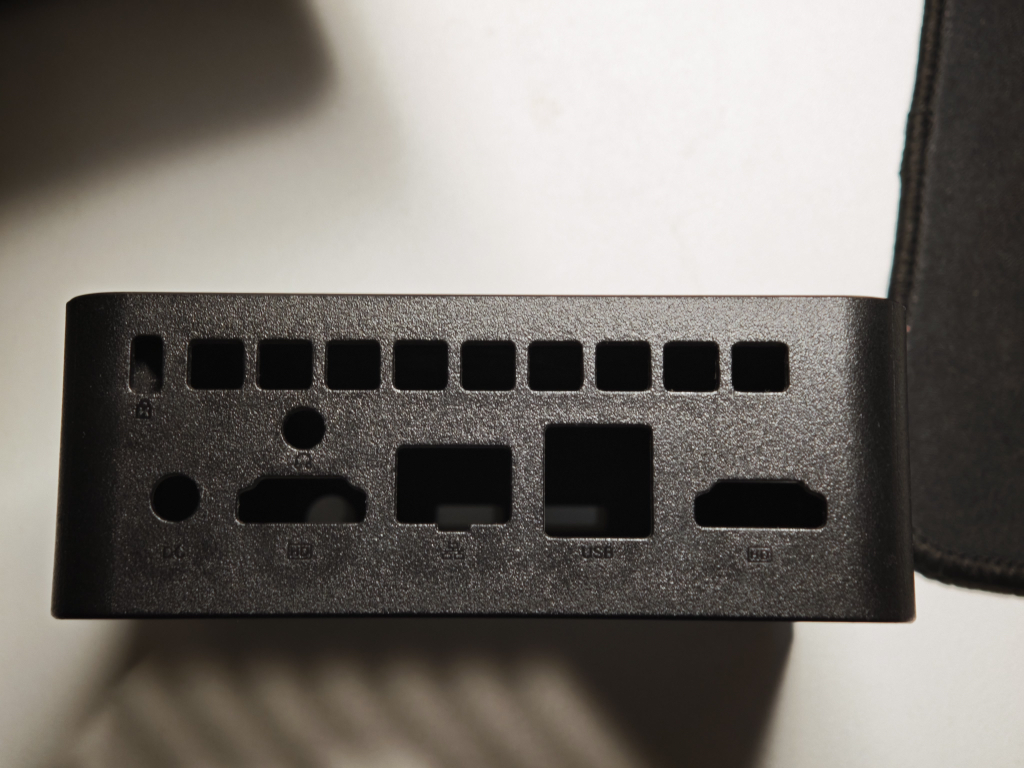
#> input picture pics/机箱盒子04.jpg, 4096 x 3072 px (shown at 1/4 size)
$ python calibrate_photos.py
#> lines starting #> are read from the running program, lines starting #| are printed output that depends on the picture
#!/usr/bin/env python3
"""Create review evidence for the original case's 04 and 06 panels.

This script intentionally does one job. It traces the original case photo in
its own image plane. It does not mix motherboard-side coordinates, PCB datums,
or independently generated CAD geometry into the photograph.
"""

from __future__ import annotations

import copy
import json
import math
import sys
from pathlib import Path

from PIL import Image, ImageDraw, ImageFont, ImageOps


ROOT = Path(__file__).resolve().parents[1]
SRC = ROOT / "src"
if str(SRC) not in sys.path:
    sys.path.insert(0, str(SRC))

from n305_photo_reference import (  # noqa: E402
    CASE_04_CROP_PX,
    CASE_04_PHOTO_TRACES,
    CASE_04_SOURCE,
    CASE_06_CROP_PX,
    CASE_06_PHOTO_TRACES,
    CASE_06_SOURCE,
)


OUT_DIR = ROOT / "previews" / "calibration"
DATA_PATH = ROOT / "docs" / "photo-calibration.json"
OUT_DIR.mkdir(parents=True, exist_ok=True)


def font(size: int = 18, bold: bool = False) -> ImageFont.FreeTypeFont | ImageFont.ImageFont:
    filename = "DejaVuSans-Bold.ttf" if bold else "DejaVuSans.ttf"
    try:
        return ImageFont.truetype(filename, size)
    except OSError:
        return ImageFont.load_default()


LABEL_FONT = font(18)
NOTICE_FONT = font(22, bold=True)


def label(
    draw: ImageDraw.ImageDraw,
    xy: tuple[int, int],
    text: str,
    color: tuple[int, int, int] = (255, 230, 90),
    use_font: ImageFont.FreeTypeFont | ImageFont.ImageFont = LABEL_FONT,
) -> None:
    x, y = xy
    box = draw.textbbox((x, y), text, font=use_font)
    draw.rectangle((box[0] - 3, box[1] - 2, box[2] + 3, box[3] + 2), fill=(15, 15, 15))
    draw.text((x, y), text, fill=color, font=use_font)


def local_scale(trace: dict[str, object]) -> tuple[float, float]:
    x0, y0, x1, y1 = trace["bbox_px"]
    width_mm, height_mm = trace["confirmed_size_mm"]
    return (x1 - x0) / width_mm, (y1 - y0) / height_mm


def rj45_relief_bbox(trace: dict[str, object]) -> tuple[float, float, float, float]:
    """Return the additional relief below the 15 x 10 mm RJ45 main window."""
    x0, _, x1, y1 = trace["bbox_px"]
    scale_x, scale_y = local_scale(trace)
    relief_w, relief_h = trace["relief_size_mm"]
    center_x = (x0 + x1) / 2.0
    half_relief_w = relief_w * scale_x / 2.0
    return center_x - half_relief_w, y1, center_x + half_relief_w, y1 + relief_h * scale_y


def draw_local_grid(
    draw: ImageDraw.ImageDraw,
    trace: dict[str, object],
    scale_x: float,
    scale_y: float,
) -> None:
    x0, y0, x1, y1 = trace["bbox_px"]
    center_x = (x0 + x1) / 2.0
    center_y = (y0 + y1) / 2.0
    width_mm = (x1 - x0) / scale_x
    height_mm = (y1 - y0) / scale_y
    top_mm = height_mm / 2.0 + 1.25
    bottom_mm = height_mm / 2.0 + 1.25
    if trace["shape"] == "rj45_main_plus_relief":
        bottom_mm += float(trace["relief_size_mm"][1])
    left = center_x - (width_mm / 2.0 + 1.25) * scale_x
    right = center_x + (width_mm / 2.0 + 1.25) * scale_x
    top = center_y - top_mm * scale_y
    bottom = center_y + bottom_mm * scale_y

    for offset in range(math.ceil(-width_mm / 2.0 - 1.25), math.floor(width_mm / 2.0 + 1.25) + 1):
        x = center_x + offset * scale_x
        draw.line((x, top, x, bottom), fill=(0, 210, 235), width=1)
    for offset in range(math.ceil(-top_mm), math.floor(bottom_mm) + 1):
        y = center_y + offset * scale_y
        draw.line((left, y, right, y), fill=(0, 210, 235), width=1)
    draw.line((center_x, top, center_x, bottom), fill=(255, 215, 35), width=3)
    draw.line((left, center_y, right, center_y), fill=(255, 215, 35), width=3)


def draw_photo_trace(draw: ImageDraw.ImageDraw, trace: dict[str, object]) -> None:
    """Draw only the manually reviewed photo-plane outline."""
    magenta = (235, 20, 170)
    bbox = trace["bbox_px"]
    if trace["shape"] == "circle":
        draw.ellipse(bbox, outline=magenta, width=5)
    elif trace["shape"] == "photo_polygon":
        points = list(trace["vertices_px"])
        draw.line(points + [points[0]], fill=magenta, width=5, joint="curve")
    elif trace["shape"] == "roundrect":
        scale_x, scale_y = local_scale(trace)
        radius = int(round(float(trace["corner_radius_mm"]) * (scale_x + scale_y) / 2.0))
        draw.rounded_rectangle(bbox, radius=radius, outline=magenta, width=5)
    elif trace["shape"] == "photo_roundrect":
        points = rounded_polygon(
            list(trace["vertices_px"]),
            radius=float(trace["corner_radius_px"]),
        )
        draw.line(points + [points[0]], fill=magenta, width=5, joint="curve")
    elif trace["shape"] == "rj45_main_plus_relief":
        scale_x, scale_y = local_scale(trace)
        radius = int(round(0.6 * (scale_x + scale_y) / 2.0))
        relief = rj45_relief_bbox(trace)
        draw.rounded_rectangle(bbox, radius=radius, outline=magenta, width=5)
        draw.rounded_rectangle(relief, radius=max(3, int(round(0.2 * scale_y))), outline=magenta, width=5)
        # Hide the shared boundary so the two parts read as one aperture.
        draw.line((relief[0] + 5, relief[1], relief[2] - 5, relief[1]), fill=(15, 15, 15), width=7)
    else:
        raise ValueError(f"unsupported photo trace: {trace['shape']}")


def rounded_polygon(
    points: list[tuple[float, float]],
    radius: float,
    samples: int = 8,
) -> list[tuple[float, float]]:
    """Round the corners of a photographed quadrilateral without rectifying it."""
    result: list[tuple[float, float]] = []
    count = len(points)
    for index, current in enumerate(points):
        previous = points[(index - 1) % count]
        following = points[(index + 1) % count]

        def toward(origin: tuple[float, float], target: tuple[float, float]) -> tuple[float, float]:
            dx = target[0] - origin[0]
            dy = target[1] - origin[1]
            length = math.hypot(dx, dy)
            amount = min(radius, length / 3.0) / length
            return origin[0] + dx * amount, origin[1] + dy * amount

        entry = toward(current, previous)
        exit_point = toward(current, following)
        for sample in range(samples + 1):
            t = sample / samples
            one_minus = 1.0 - t
            result.append(
                (
                    one_minus * one_minus * entry[0]
                    + 2.0 * one_minus * t * current[0]
                    + t * t * exit_point[0],
                    one_minus * one_minus * entry[1]
                    + 2.0 * one_minus * t * current[1]
                    + t * t * exit_point[1],
                )
            )
    return result


def calibrate_original_case(
    face: str,
    source_path: str,
    crop_px: tuple[int, int, int, int],
    photo_traces: tuple[dict[str, object], ...],
    view: str,
) -> dict[str, object]:
#> called with face = '04', source_path = 'pics/机箱盒子04.jpg', crop_px = (480, 1500, 3380, 2240)
    source = ImageOps.exif_transpose(Image.open(ROOT / source_path)).convert("RGB")
#> source is the input picture: PIL image 4096x3072 RGB; mean R, G, B 117.7, 113, 107.6
    image = source.copy()
    draw = ImageDraw.Draw(image)
    traces = [copy.deepcopy(item) for item in photo_traces]
    by_name = {item["name"]: item for item in traces}

    fallback_scale = local_scale(by_name["hdmi_1"]) if "hdmi_1" in by_name else None
    results: list[dict[str, object]] = []
    for trace in traces:
        x0, y0, x1, y1 = trace["bbox_px"]
        if "confirmed_size_mm" in trace:
            scale_x, scale_y = local_scale(trace)
            width_mm, height_mm = trace["confirmed_size_mm"]
            if trace["shape"] == "circle" and width_mm == height_mm:
                size_note = f"known DIA {width_mm:.1f} mm"
            else:
                size_note = f"known {width_mm:.1f} x {height_mm:.1f} mm"
        else:
            if fallback_scale is None:
                raise ValueError(f"{face} has no scale source for {trace['name']}")
            scale_x, scale_y = fallback_scale
            measured_x = (x1 - x0) / scale_x
            measured_y = (y1 - y0) / scale_y
            trace["photo_measurement_mm"] = (round(measured_x, 2), round(measured_y, 2))
            trace["equivalent_diameter_mm"] = round(math.sqrt(measured_x * measured_y), 2)
            size_note = f"photo-derived {measured_x:.2f} x {measured_y:.2f} mm; physical check pending"

        draw_local_grid(draw, trace, scale_x, scale_y)
        draw.rectangle(trace["bbox_px"], outline=(255, 150, 20), width=3)
        if trace["shape"] == "rj45_main_plus_relief":
            draw.rectangle(rj45_relief_bbox(trace), outline=(255, 150, 20), width=3)
            size_note = "main 15.0 x 10.0 mm + bottom relief 4.5 x 1.0 mm"
        draw_photo_trace(draw, trace)
        label(
            draw,
            (x0, max(crop_px[1] + 35, y0 - 28)),
            f"{trace['name']}  {size_note}; local grid {scale_x:.2f}/{scale_y:.2f} px/mm",
        )

        raw_name = f"original-case-{face}-{trace['name']}-raw.png"
        crop = (
            max(0, x0 - 120),
            max(0, y0 - 100),
            min(source.width, x1 + 120),
            min(source.height, y1 + 150),
        )
        source.crop(crop).save(OUT_DIR / raw_name)
        results.append(
            {
                **trace,
                "local_grid_px_per_mm": [round(scale_x, 4), round(scale_y, 4)],
                "raw_crop": f"previews/calibration/{raw_name}",
            }
        )
#> this loop made 6 passes
#> pass 1, in calibrate_original_case, `source.crop(crop).save(OUT_DIR / raw_name)`:
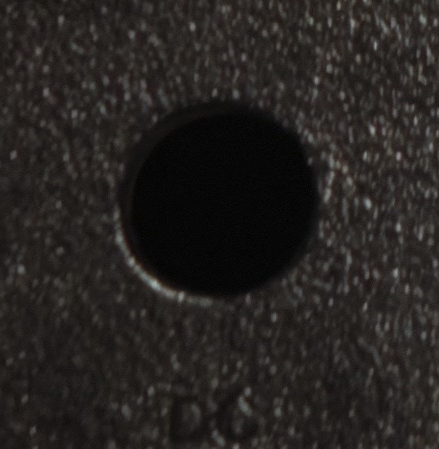
#> saved as original-case-04-dc-raw.png: PIL image 439x449 RGB; mean R, G, B 38.5, 35.1, 32.7
#> pass 2, in calibrate_original_case, `source.crop(crop).save(OUT_DIR / raw_name)`:
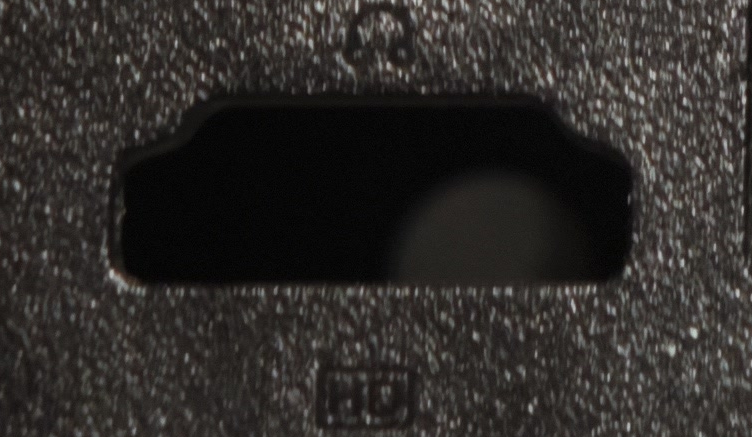
#> saved as original-case-04-hdmi_1-raw.png: PIL image 752x437 RGB; mean R, G, B 47, 43.8, 41.4
#> after the loop, results = 6 items

    label(
        draw,
        (crop_px[0] + 10, crop_px[1] + 5),
        "LOCAL SIZE GRIDS ONLY - positions remain in the original photograph's image plane",
        (255, 235, 90),
        NOTICE_FONT,
    )
    output = OUT_DIR / f"original-case-{face}-1mm-grid.png"
    image.crop(crop_px).save(output)
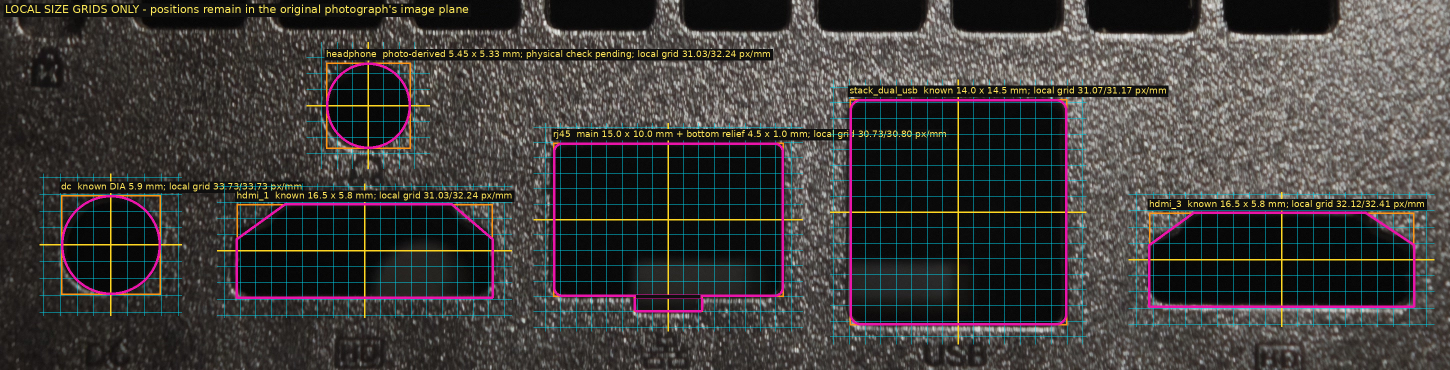
#> saved as original-case-04-1mm-grid.png: PIL image 2900x740 RGB (shown at 1/2 size); mean R, G, B 63.1, 60.6, 58.7
    result = {
        "source": source_path,
        "source_resolution_px": list(source.size),
        "view": view,
        "scope": "photo-plane aperture outlines and local size grids only",
        "warning": "local grids do not establish a shared motherboard coordinate system or PCB datum",
        "features": results,
        "overlay": f"previews/calibration/original-case-{face}-1mm-grid.png",
    }
    if face == "04":
        result["rj45_semantics"] = (
            "15 x 10 mm is the main window; 4.5 x 1 mm is an additional bottom relief"
        )
    if face == "06":
        result["position_semantics"] = (
            "raw USB traces retain their photographed pixel positions; mechanical CAD uses one shared Z datum for the identical same-layer connectors"
        )
    return result


def main() -> None:
    data = {
        "status": "04 and 06 original-case photo traces only",
        "original_case_04": calibrate_original_case(
            "04",
            CASE_04_SOURCE,
            CASE_04_CROP_PX,
            CASE_04_PHOTO_TRACES,
            "original case exterior 04 face; left is 07, right is 05",
        ),
        "original_case_06": calibrate_original_case(
            "06",
            CASE_06_SOURCE,
            CASE_06_CROP_PX,
            CASE_06_PHOTO_TRACES,
            "original case exterior 06 face; left/right refer only to this photograph",
        ),
    }
#> call 2 of calibrate_original_case, with face = '06', source_path = 'pics/机箱盒子06.jpg', crop_px = (1050, 1500, 3300, 2050)
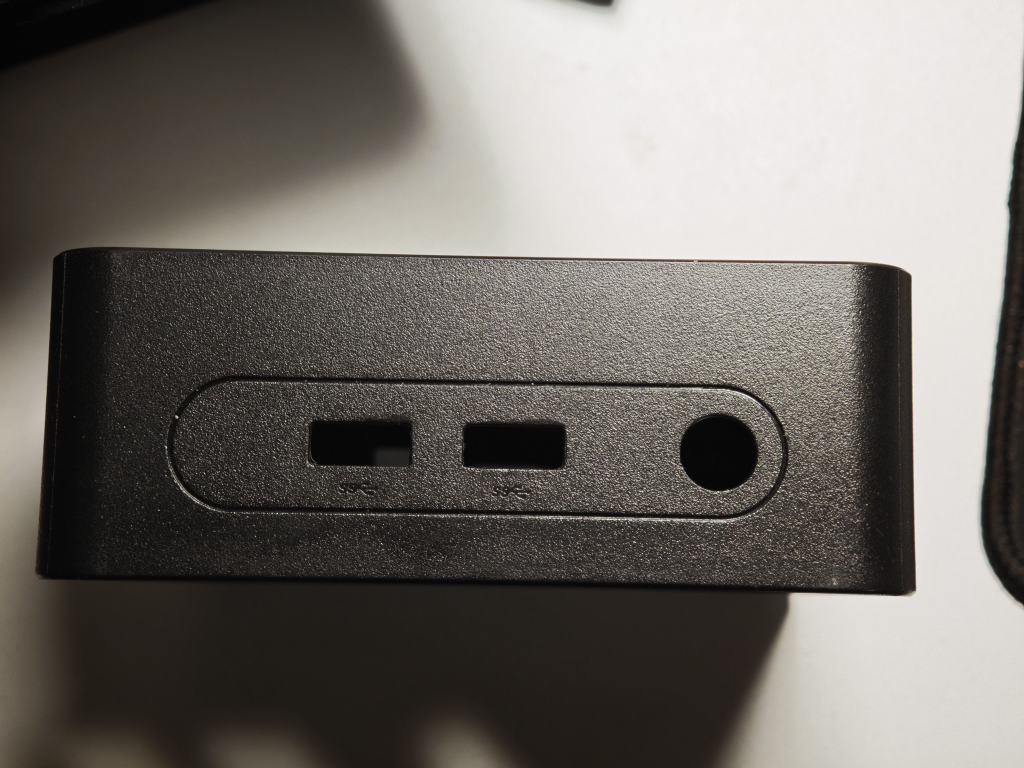
#> input picture pics/机箱盒子06.jpg, 4096 x 3072 px (shown at 1/4 size)
#> in calibrate_original_case, source is the input picture: PIL image 4096x3072 RGB; mean R, G, B 114, 109.7, 104.6
#> the loop in calibrate_original_case (call 2), `for trace in traces:` made 3 passes
#> pass 1, in calibrate_original_case (call 2), `source.crop(crop).save(OUT_DIR / raw_name)`:
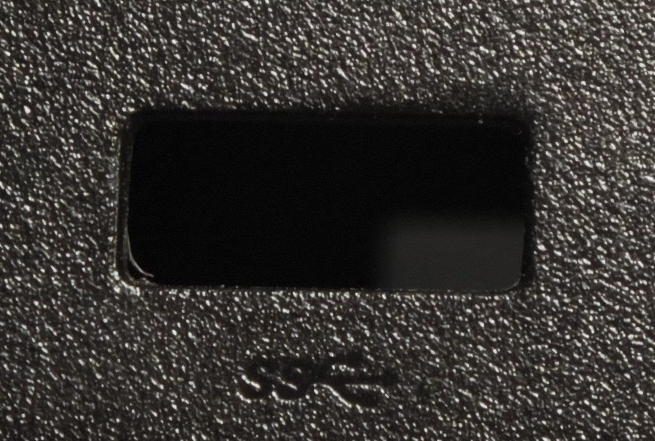
#> saved as original-case-06-usb_left-raw.png: PIL image 655x441 RGB; mean R, G, B 54.3, 51, 48
#> pass 2, in calibrate_original_case (call 2), `source.crop(crop).save(OUT_DIR / raw_name)`:
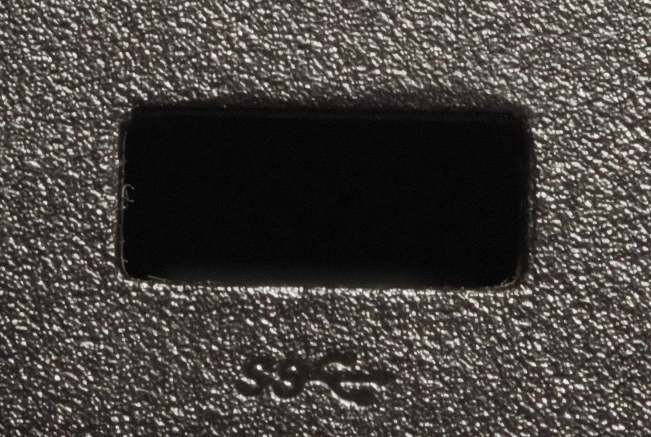
#> saved as original-case-06-usb_right-raw.png: PIL image 651x437 RGB; mean R, G, B 70.5, 66.3, 62.5
#> after the loop in calibrate_original_case (call 2), `for trace in traces:`: results = 3 items
#> in calibrate_original_case (call 2), `image.crop(crop_px).save(output)`:
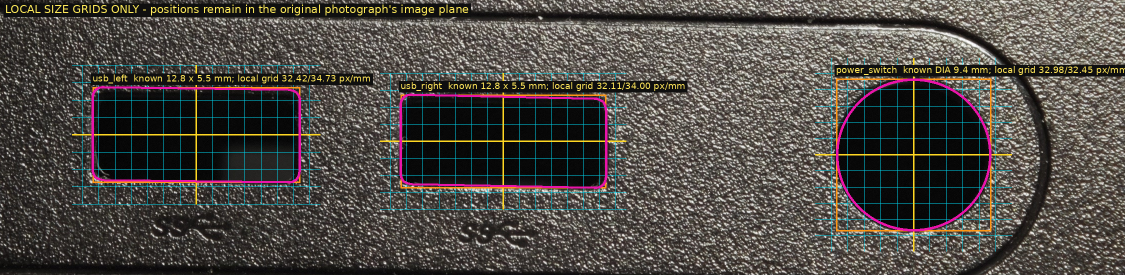
#> saved as original-case-06-1mm-grid.png: PIL image 2250x550 RGB (shown at 1/2 size); mean R, G, B 77.7, 73.7, 68.9
    DATA_PATH.parent.mkdir(parents=True, exist_ok=True)
    DATA_PATH.write_text(json.dumps(data, ensure_ascii=False, indent=2) + "\n", encoding="utf-8")
    print(f"Wrote {DATA_PATH}")
    print(f"Wrote {OUT_DIR / 'original-case-04-1mm-grid.png'}")
    print(f"Wrote {OUT_DIR / 'original-case-06-1mm-grid.png'}")


if __name__ == "__main__":
    main()
